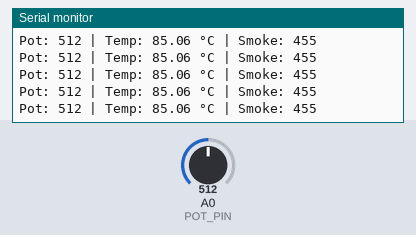
A program run on a simulated Arduino Uno, built with avr-gcc and run on an emulated ATmega328P. Parts: the last lines printed to the serial monitor. Inputs (shaded band) come from the test bench; at power-on: A0 (POT_PIN) = 512.

Above: at 1.2 s.
1.3 s: A0 (POT_PIN) set to 716
At 1.57 s:
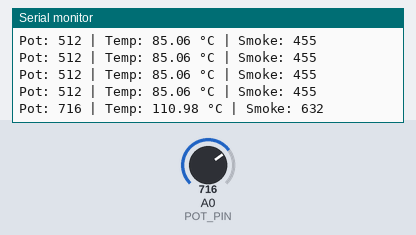
2.8 s: A0 (POT_PIN) set to 900
At 2.98 s:
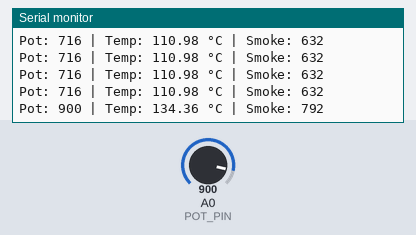
Timing chart, 0 to 5.8 s (numbered marks = the images above; inputs shaded):
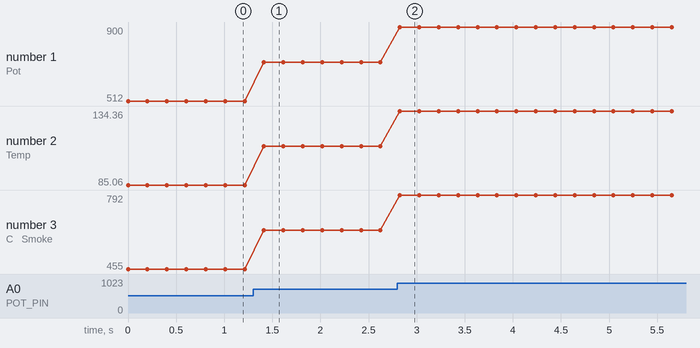

Measured:
- after the input at 1.3 s, the serial monitor: prints a new line after 0.11 s (image 1)
- after the input at 2.8 s, the serial monitor: prints a new line at once (image 2)
- plotted number 1: 512 → 716 after the input at 1.3 s, 716 → 900 after the input at 2.8 s
- plotted number 2: 85.06 → 110.98 after the input at 1.3 s, 110.98 → 134.36 after the input at 2.8 s
- plotted number 3: 455 → 632 after the input at 1.3 s, 632 → 792 after the input at 2.8 s

The program:

main.cpp
```cpp
#include <SPI.h>
#include <mcp2515.h>

// Define the analog pin for the potentiometer
const int POT_PIN = A0;

struct CAN_Payload {
    int32_t temperature;
    int32_t smoke;
    int32_t vibration;
    int32_t water;
};

MCP2515 mcp2515(10); // CS pin for MCP2515 on Arduino (Pin 10)

void setup() {
    Serial.begin(115200);

    mcp2515.reset();
    mcp2515.setBitrate(CAN_500KBPS, MCP_8MHZ);
    mcp2515.setNormalMode();

    Serial.println("Dummy ECU with Potentiometer Initialized.");
}

void loop() {
    // Read the potentiometer value (0 to 1023)
    int potValue = analogRead(POT_PIN);

    CAN_Payload packet;

    // Map potentiometer to temperature and smoke
    packet.temperature = map(potValue, 0, 1023, 2000, 15000);
    packet.smoke = map(potValue, 0, 1023, 10, 900);
    packet.vibration = 2;
    packet.water = 0;

    // Print BOTH values to the Serial Monitor
    Serial.print("Pot: ");
    Serial.print(potValue);
    Serial.print(" | Temp: ");
    Serial.print((float)packet.temperature / 100.0);
    Serial.print(" °C | Smoke: ");
    Serial.println(packet.smoke);

    // Pack into a standard CAN message frame
    struct can_frame msg;
    msg.can_id = 0x100;
    msg.can_dlc = 8;

    memcpy(msg.data, &packet.temperature, 4);
    memcpy(msg.data + 4, &packet.smoke, 4);

    // Send over CAN bus
    mcp2515.sendMessage(&msg);

    delay(200);
}
```
